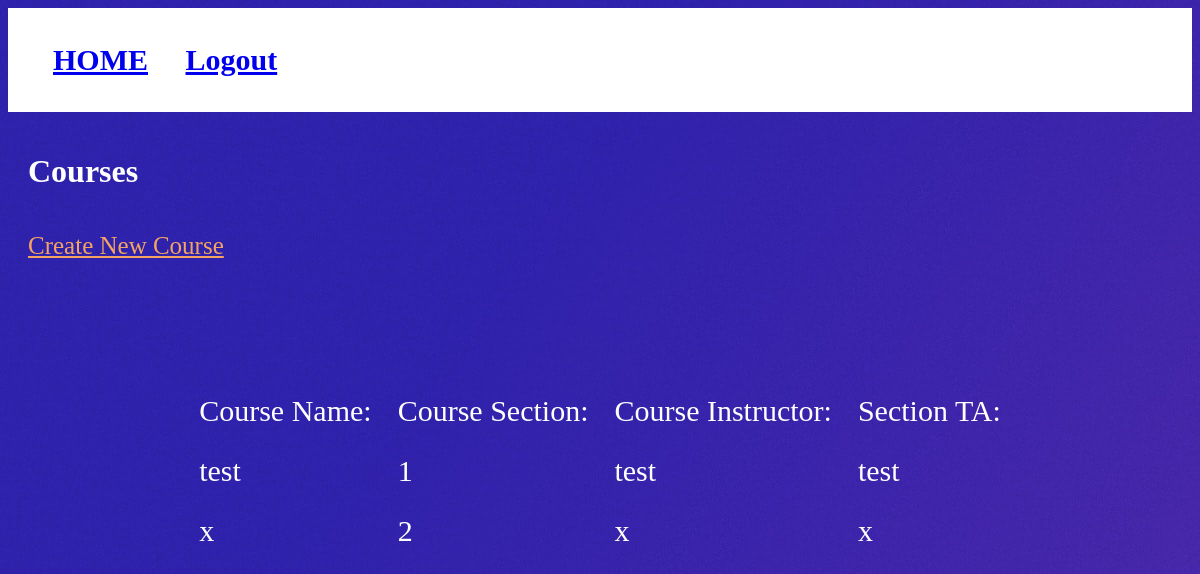
Before: /viewcourse/ with the older database file.
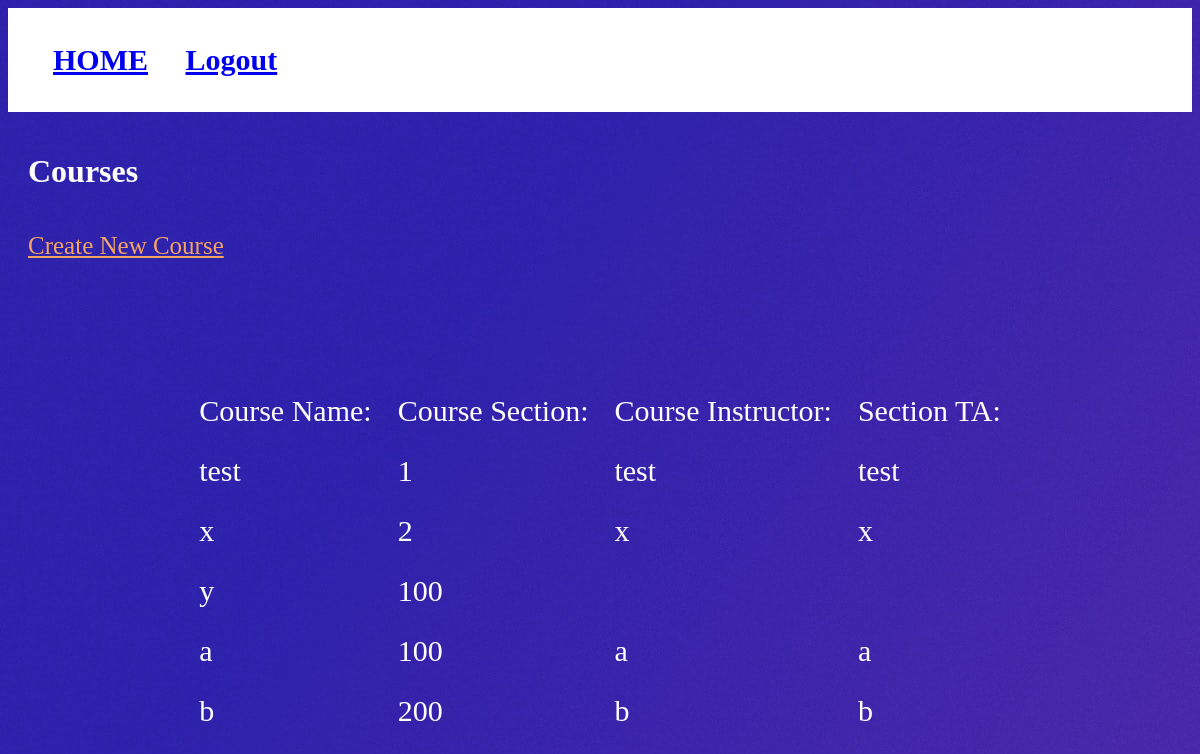
After: the same page with the newer database file.
### PurplePanda/models.py (models this page shows, shortened)
class MyCourses(models.Model):
    courseName = models.CharField(max_length=20)
    courseSection = models.IntegerField(default=0)
    courseInstructor = models.CharField(max_length=50, default=None)
    courseTA = models.CharField(max_length=50, default=None)

### PurplePanda/views.py (the view, shortened to what this page needs)
# urls.py: path('viewcourse/', ViewCourses.as_view(), name='viewcoures'),
class ViewCourses(View):
    def get(self, request):
        x = list(MyCourses.objects.all())
        if x is None:
            return render(request, "viewcourse.html", {"print": "No Courses have been created yet!"})
        return render(request, "viewcourse.html", {"print": x})

### templates/viewcourse.html (shortened to what this page needs)
{% load static %}
<!DOCTYPE html>
<html lang="en">
<head>
    <link href="{% static 'css/loginstyle.css' %}" rel="stylesheet" type="text/css"/>
</head>
<body>
    <nav class= "navbar">
      <ul>
        <li><a href= "/home"> HOME</a></li>
        <li><a href= "/"> Logout </a></li>
      </ul>
    </nav>
    <h1 class="header2">Courses</h1>
    <a  class="create" href="/createcourse">Create New Course</a>
    <div class="users">
        <table class="loginTable">
                <tr>
                    <td>Course Name: </td>
                    <td>Course Section: </td>
                    <td>Course Instructor: </td>
                    <td>Section TA: </td>
                </tr>
            {% for i in print %}
                <tr>
                    <td>{{ i.courseName }}</td>
                    <td>{{ i.courseSection }}</td>
                    <td>{{ i.courseInstructor }}</td>
                    <td>{{ i.courseTA }}</td>
                </tr>
            {% endfor %}
        </table>
    </div>
</body>
</html>

Changed rows visible on the page:
added MyCourses: courseName "y", courseSection "100"
added MyCourses: courseName "a", courseSection "100", courseInstructor "a", courseTA "a"
added MyCourses: courseName "b", courseSection "200", courseInstructor "b", courseTA "b"
